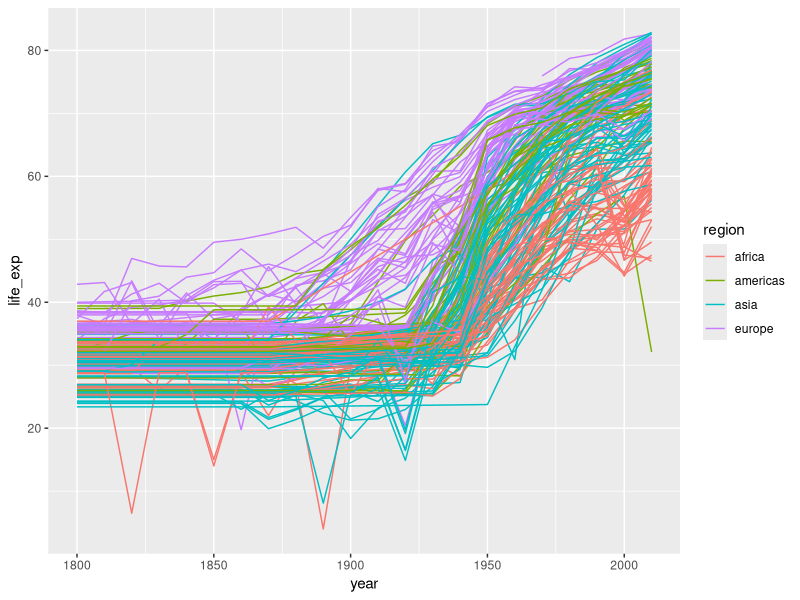
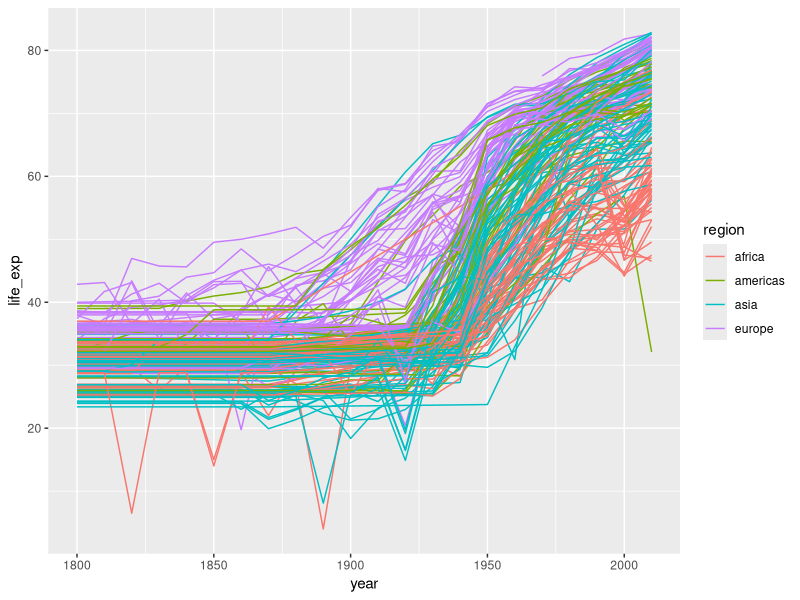
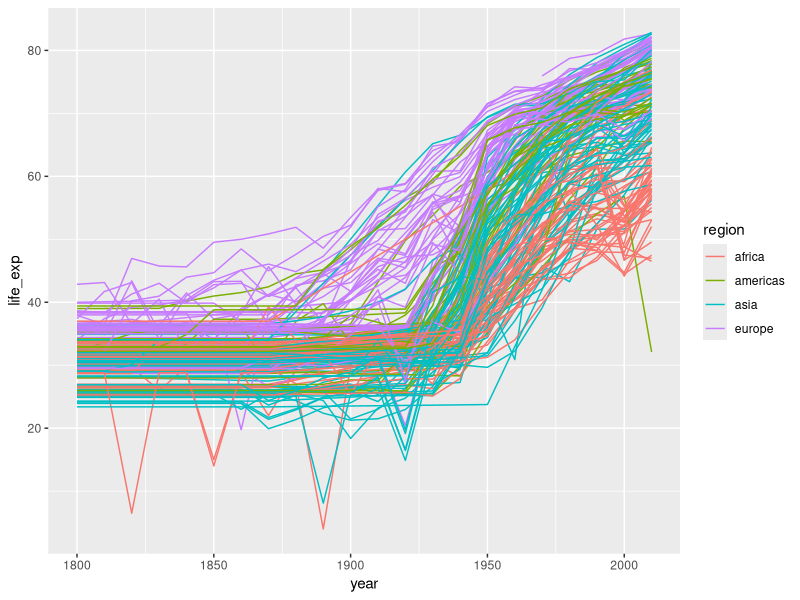
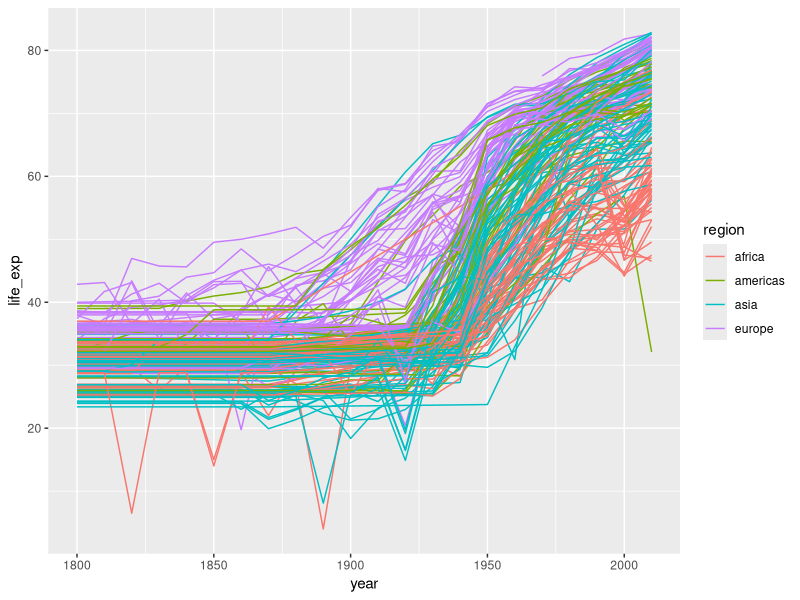

The R source for these figures, in order:
## ---- chunk 1
text <- c("Hello world, I'm learning R markdown!")
cat(text, sep = "\n")
## ---- chunk 2
text <- c("# Hello world, I'm learning R markdown!")
cat(text, sep = "\n")
## ---- chunk 3
text <- c("### Hello world, I'm learning R markdown!",
          "## Hello world, I'm learning R markdown!",
          "# Hello world, I'm learning R markdown!")
cat(text, sep = "\n")
## ---- chunk 4
text <- c("```{r}",
          "",
          "```")
cat(text, sep = "\n")
## ---- chunk 5
text <- c("```{r}",
           "a <- 'Hello world, I'm learning R Markdown !'",
           "print(a)",
           "```")
cat(text, sep = "\n")
## ---- chunk 6
text <- c("```{r chunk_options, more_chunk_options...}",
          "",
          "```")
cat(text, sep = "\n")
## ---- chunk 7
text <- c("```{r}",
          "library(tidyverse)",
          "geo <- readr::read_csv('r-intro-files/geo.csv')",
          "gap <- read_csv('r-intro-files/gap-minder.csv')",
          "gap_geo <- left_join(gap, geo, by='name')",
           "head(gap_geo)",
           "```")
cat(text, sep = "\n")
## ---- chunk 8
library(tidyverse)
geo <- read_csv("r-intro-files/geo.csv")
gap <- read_csv("r-intro-files/gap-minder.csv")
gap_geo <- left_join(gap, geo, by="name")

head(gap_geo)
## ---- chunk 9
text <- c("```{r}",
           "ggplot(gap_geo, aes(x=year, y=life_exp, group=name, color=region)) +",
           "geom_line()",
           "```")
cat(text, sep = "\n")
## ---- chunk 10
ggplot(gap_geo, aes(x=year, y=life_exp, group=name, color=region)) +
    geom_line()

## ---- chunk 11
text <- c("```{r echo = FALSE, fig.align = 'right', warning=FALSE}",
           "ggplot(gap_geo, aes(x=year, y=life_exp, group=name, color=region)) +",
           "geom_line()",
           "```")
cat(text, sep = "\n")
## ---- chunk 12
ggplot(gap_geo, aes(x=year, y=life_exp, group=name, color=region)) +
    geom_line()
## ---- chunk 13
text <- c("```{r echo = FALSE, fig.align = 'center', warning=FALSE, fig.height=6, fig.width=6}",
           "ggplot(gap_geo, aes(x=year, y=life_exp, group=name, color=region)) +",
           "geom_line()",
           "```")
cat(text, sep = "\n")
## ---- chunk 14
ggplot(gap_geo, aes(x=year, y=life_exp, group=name, color=region)) +
    geom_line()
## ---- chunk 15
text <- c("```{r echo = FALSE, fig.align = 'center', warning=FALSE, fig.height=6, fig.width=6, fig.cap='This figure illustrates  the life expectancy from 1800 to 2000 by region.'}",
           "ggplot(gap_geo, aes(x=year, y=life_exp, group=name, color=region)) +",
           "geom_line()",
           "```")
cat(text, sep = "\n")
## ---- chunk 16
ggplot(gap_geo, aes(x=year, y=life_exp, group=name, color=region)) +
    geom_line()
## ---- chunk 17
text <- c("```{r chunk_name, chunk_opts...}",
          "",
          "```")
cat(text, sep = "\n")
